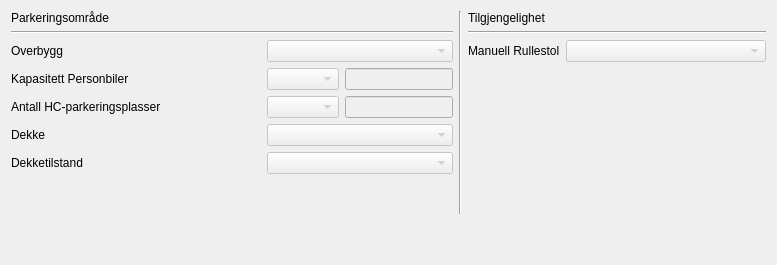
               <widget class="QWidget" name="tab_4">
                <attribute name="title">
                 <string>Parkeringsområde</string>
                </attribute>
                <layout class="QVBoxLayout" name="verticalLayout_18">
                 <item>
                  <layout class="QVBoxLayout" name="verticalLayout_17">
                   <item>
                    <layout class="QHBoxLayout" name="horizontalLayout_113">
                     <item>
                      <layout class="QVBoxLayout" name="verticalLayout_7">
                       <item>
                        <widget class="QLabel" name="label_23">
                         <property name="text">
                          <string>Parkeringsområde</string>
                         </property>
                         <property name="margin">
                          <number>10</number>
                         </property>
                        </widget>
                       </item>
                       <item>
                        <widget class="Line" name="line_27">
                         <property name="orientation">
                          <enum>Qt::Horizontal</enum>
                         </property>
                        </widget>
                       </item>
                       <item>
                        <layout class="QHBoxLayout" name="horizontalLayout_3">
                         <item>
                          <widget class="QLabel" name="label_6">
                           <property name="minimumSize">
                            <size>
                             <width>250</width>
                             <height>0</height>
                            </size>
                           </property>
                           <property name="maximumSize">
                            <size>
                             <width>250</width>
                             <height>16777215</height>
                            </size>
                           </property>
                           <property name="text">
                            <string>Overbygg</string>
                           </property>
                           <property name="margin">
                            <number>10</number>
                           </property>
                          </widget>
                         </item>
                         <item>
                          <widget class="QComboBox" name="comboBox_overbygg_pomrade">
                           <property name="enabled">
                            <bool>false</bool>
                           </property>
                           <item>
                            <property name="text">
                             <string/>
                            </property>
                           </item>
                           <item>
                            <property name="text">
                             <string>Ja</string>
                            </property>
                           </item>
                           <item>
                            <property name="text">
                             <string>Nei</string>
                            </property>
                           </item>
                          </widget>
                         </item>
                        </layout>
                       </item>
                       <item>
                        <layout class="QHBoxLayout" name="horizontalLayout_23">
                         <item>
                          <widget class="QLabel" name="label_7">
                           <property name="minimumSize">
                            <size>
                             <width>250</width>
                             <height>0</height>
                            </size>
                           </property>
                           <property name="maximumSize">
                            <size>
                             <width>250</width>
                             <height>16777215</height>
                            </size>
                           </property>
                           <property name="text">
                            <string>Kapasitett Personbiler</string>
                           </property>
                           <property name="margin">
                            <number>10</number>
                           </property>
                          </widget>
                         </item>
                         <item>
                          <layout class="QHBoxLayout" name="horizontalLayout_9">
                           <item>
                            <widget class="QComboBox" name="comboBox_kapasitetPersonbiler">
                             <property name="enabled">
                              <bool>false</bool>
                             </property>
                            </widget>
                           </item>
                           <item>
                            <widget class="QLineEdit" name="lineEdit_kapasitetPersonbiler">
                             <property name="enabled">
                              <bool>false</bool>
                             </property>
                            </widget>
                           </item>
                          </layout>
                         </item>
                        </layout>
                       </item>
                       <item>
                        <layout class="QHBoxLayout" name="horizontalLayout_45">
                         <item>
                          <widget class="QLabel" name="label_14">
                           <property name="minimumSize">
                            <size>
                             <width>250</width>
                             <height>0</height>
                            </size>
                           </property>
                           <property name="maximumSize">
                            <size>
                             <width>250</width>
                             <height>16777215</height>
                            </size>
                           </property>
                           <property name="text">
                            <string>Antall HC-parkeringsplasser</string>
                           </property>
                           <property name="margin">
                            <number>10</number>
                           </property>
                          </widget>
                         </item>
                         <item>
                          <layout class="QHBoxLayout" name="horizontalLayout_34">
                           <item>
                            <widget class="QComboBox" name="comboBox_kapasitetUU">
                             <property name="enabled">
                              <bool>false</bool>
                             </property>
                            </widget>
                           </item>
                           <item>
                            <widget class="QLineEdit" name="lineEdit_kapasitetUU">
                             <property name="enabled">
                              <bool>false</bool>
                             </property>
                            </widget>
                           </item>
                          </layout>
                         </item>
                        </layout>
                       </item>
                       <item>
                        <layout class="QHBoxLayout" name="horizontalLayout_111">
                         <item>
                          <widget class="QLabel" name="label_15">
                           <property name="minimumSize">
                            <size>
                             <width>250</width>
                             <height>0</height>
                            </size>
                           </property>
                           <property name="maximumSize">
                            <size>
                             <width>250</width>
                             <height>16777215</height>
                            </size>
                           </property>
                           <property name="text">
                            <string>Dekke</string>
                           </property>
                           <property name="margin">
                            <number>10</number>
                           </property>
                          </widget>
                         </item>
                         <item>
                          <widget class="QComboBox" name="comboBox_dekke_pomrade">
                           <property name="enabled">
                            <bool>false</bool>
                           </property>
                          </widget>
                         </item>
                        </layout>
                       </item>
                       <item>
                        <layout class="QHBoxLayout" name="horizontalLayout_112">
                         <item>
                          <widget class="QLabel" name="label_16">
                           <property name="minimumSize">
                            <size>
                             <width>250</width>
                             <height>0</height>
                            </size>
                           </property>
                           <property name="maximumSize">
                            <size>
                             <width>250</width>
                             <height>16777215</height>
                            </size>
                           </property>
                           <property name="text">
                            <string>Dekketilstand</string>
                           </property>
                           <property name="margin">
                            <number>10</number>
                           </property>
                          </widget>
                         </item>
                         <item>
                          <widget class="QComboBox" name="comboBox_dekkeTilstand_pomrade">
                           <property name="enabled">
                            <bool>false</bool>
                           </property>
                          </widget>
                         </item>
                        </layout>
                       </item>
                       <item>
                        <spacer name="verticalSpacer_11">
                         <property name="orientation">
                          <enum>Qt::Vertical</enum>
                         </property>
                         <property name="sizeHint" stdset="0">
                          <size>
                           <width>20</width>
                           <height>40</height>
                          </size>
                         </property>
                        </spacer>
                       </item>
                      </layout>
                     </item>
                     <item>
                      <widget class="Line" name="line_24">
                       <property name="orientation">
                        <enum>Qt::Vertical</enum>
                       </property>
                      </widget>
                     </item>
                     <item>
                      <layout class="QVBoxLayout" name="verticalLayout_8">
                       <item>
                        <widget class="QLabel" name="label_25">
                         <property name="text">
                          <string>Tilgjengelighet</string>
                         </property>
                         <property name="margin">
                          <number>10</number>
                         </property>
                        </widget>
                       </item>
                       <item>
                        <widget class="Line" name="line_28">
                         <property name="orientation">
                          <enum>Qt::Horizontal</enum>
                         </property>
                        </widget>
                       </item>
                       <item>
                        <layout class="QHBoxLayout" name="horizontalLayout_10">
                         <item>
                          <widget class="QLabel" name="label_88">
                           <property name="text">
                            <string>Manuell Rullestol</string>
                           </property>
                           <property name="margin">
                            <number>10</number>
                           </property>
                          </widget>
                         </item>
                         <item>
                          <widget class="QComboBox" name="comboBox_manuell_rullestol_pomrade">
                           <property name="enabled">
                            <bool>false</bool>
                           </property>
                           <property name="minimumSize">
                            <size>
                             <width>200</width>
                             <height>0</height>
                            </size>
                           </property>
                           <property name="layoutDirection">
                            <enum>Qt::LeftToRight</enum>
                           </property>
                           <property name="autoFillBackground">
                            <bool>false</bool>
                           </property>
                           <property name="duplicatesEnabled">
                            <bool>false</bool>
                           </property>
                           <property name="frame">
                            <bool>true</bool>
                           </property>
                          </widget>
                         </item>
                        </layout>
                       </item>
                       <item>
                        <spacer name="verticalSpacer_5">
                         <property name="orientation">
                          <enum>Qt::Vertical</enum>
                         </property>
                         <property name="sizeHint" stdset="0">
                          <size>
                           <width>20</width>
                           <height>40</height>
                          </size>
                         </property>
                        </spacer>
                       </item>
                      </layout>
                     </item>
                    </layout>
                   </item>
                   <item>
                    <spacer name="verticalSpacer_10">
                     <property name="orientation">
                      <enum>Qt::Vertical</enum>
                     </property>
                     <property name="sizeHint" stdset="0">
                      <size>
                       <width>20</width>
                       <height>40</height>
                      </size>
                     </property>
                    </spacer>
                   </item>
                  </layout>
                 </item>
                </layout>
               </widget>
